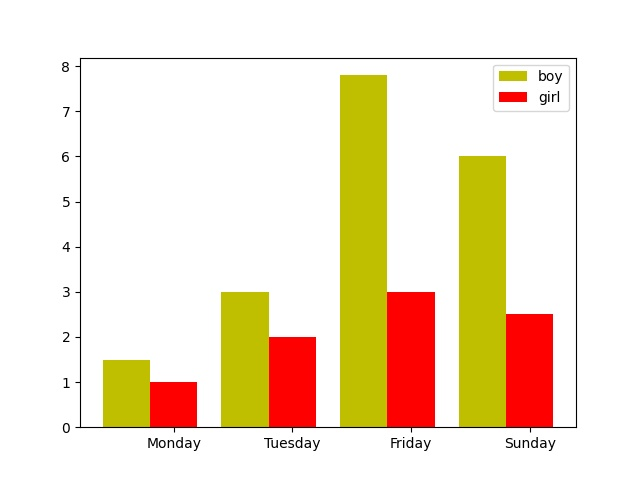

Here is the Python script that generated this plot:
# -*- coding: utf-8 -*-
# 程序内给出指定数据，并显示并保存该柱状图
import matplotlib.pyplot as plt

name_list = ['Monday','Tuesday','Friday','Sunday']
num_list = [1.5,3,7.8,6]
num_list1 = [1,2,3,2.5]
x = list(range(len(num_list)))
total_width, n = 0.8, 2
width = total_width / n

plt.bar(x, num_list, width = width, label='boy',fc='y')
for i in range(len(x)):
    x[i] = x[i] + width
plt.bar(x, num_list1, width=width, label='girl',tick_label = name_list,fc ='r')
plt.legend()
plt.savefig('bar_chart.jpg')
plt.show()
